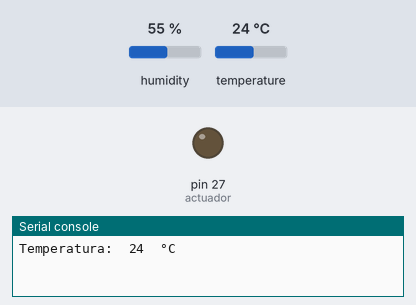
The program below on a simulated MicroPython board. Shown: output pins drawn as LEDs (lit = HIGH), the last lines printed to the serial console. The inputs (shaded band) are chosen by the test bench; at power-on: temperature 24 °C, humidity 55 %.

Above: at 1.2 s.
1.3 s: temperature set to 20 °C
At 3.2 s:
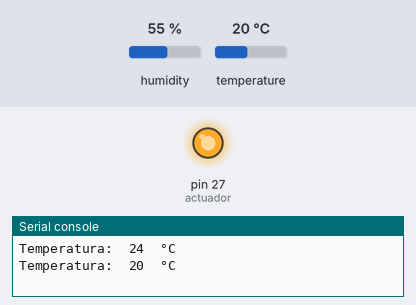
4.0 s: temperature set to 28 °C
At 5.5 s:
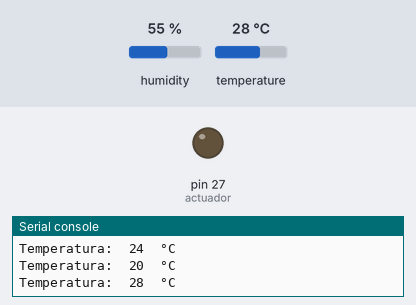
6.7 s: temperature set to 12 °C
At 9.0 s:
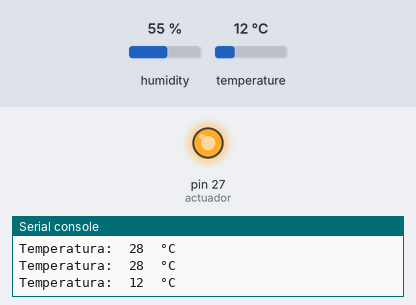
Timing chart, 0 to 10.5 s (numbered marks = the images above; inputs shaded):
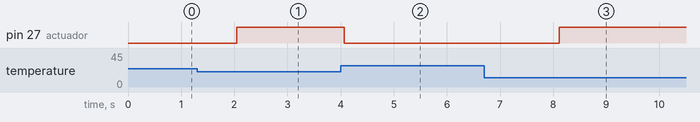

Measured:
- the behaviour switches between 22 and 21 °C on temperature (found by bisection; images 0 and 1)
- after the input at 1.3 s, pin 27 (actuador): LOW → HIGH after 0.75 s
- after the input at 4.0 s, pin 27 (actuador): HIGH → LOW after 0.07 s
- after the input at 6.7 s, pin 27 (actuador): LOW → HIGH after 1.4 s

The program:

temperatura.py
```python
from machine import Pin
import dht
from time import sleep

sensor = dht.DHT11(Pin(4))
actuador = Pin(27,Pin.OUT)

while True:
    try:
        sensor.measure()
        temperatura = sensor.temperature()
        print ("Temperatura: ", temperatura, " °C")

        if temperatura >= 10 and temperatura <= 21:
            actuador.value(1)

        else:
            actuador.value(0)

    except OSError:
        print ("Fallo al leer el DHT11")

    sleep(2)
```
